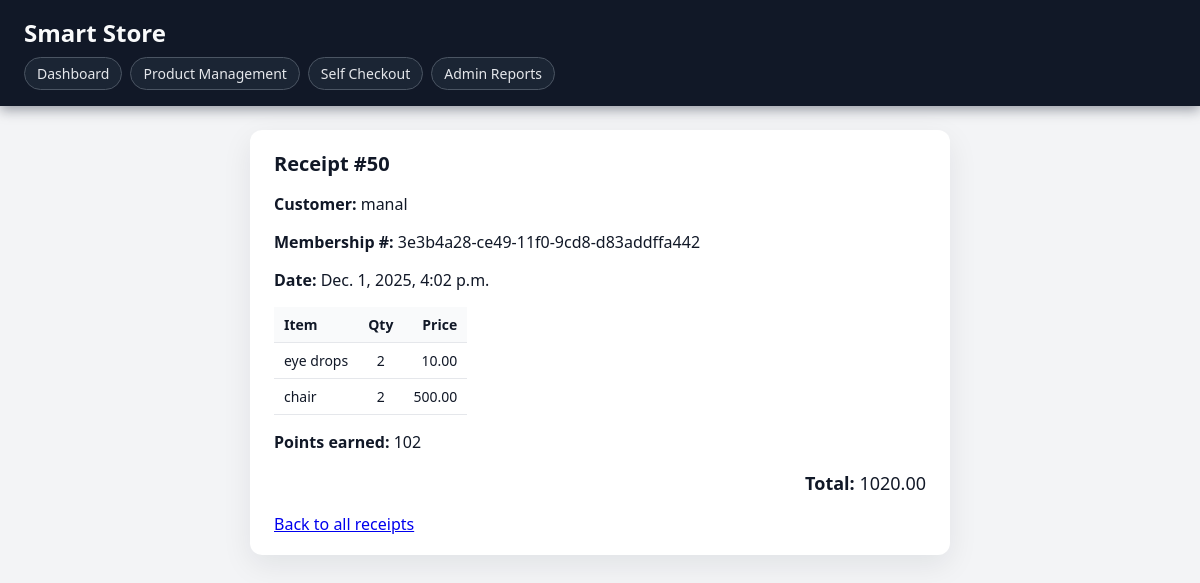
Page /receipts/50/ on the committed database.
### phase3/models.py (models this page shows, shortened)
class Receipts(models.Model):
    customer_id = models.ForeignKey(Customers, on_delete=models.CASCADE)
    time = models.DateTimeField()
    points_earned = models.IntegerField(default=0)
    total_price = models.IntegerField()

class Customers(models.Model):
    name = models.CharField(max_length=100)
    email = models.CharField(max_length=100, unique=True)
    phone_number = models.CharField(unique=True, max_length=15, blank=True, validators=[RegexValidator(regex=r'^\d{9,15}$')])
    password = models.CharField(null=False)
    membership_id = models.UUIDField(default=uuid.uuid1, editable=False)
    points = models.PositiveIntegerField(default=0, null=False)

class Receipts_Products(models.Model):
    receipt_id = models.ForeignKey(Receipts, on_delete=models.CASCADE)
    product_id = models.ForeignKey(Products, on_delete=models.CASCADE)
    product_quantity = models.IntegerField()
    class Meta:
        unique_together = ('receipt_id', 'product_id')
        db_table = 'receipts_products'

class Products(models.Model):
    name = models.CharField(max_length=255)
    category = models.CharField(max_length=100)
    price = models.FloatField()
    epc = models.CharField(max_length=50, unique=True)
    upc = models.CharField(max_length=50, unique=True)
    producer_company = models.CharField(max_length=100)
    image_url = models.CharField()
    stock_quantity = models.IntegerField(default=0)
    expiry_date = models.DateField()

### phase3/views.py (the view)
# urls.py: path('receipts/<int:receipt_id>/', views.receipt_admin_detail, name='receipt_admin_detail'),
def receipt_admin_detail(request, receipt_id):
    receipt = get_object_or_404(Receipts, id=receipt_id)
    items = Receipts_Products.objects.filter(
        receipt_id=receipt
    ).select_related("product_id")
    context = {
        "receipt": receipt,
        "items": items,
    }
    return render(request, "receipt_admin_detail.html", context)

### phase3/templates/receipt_admin_detail.html (shortened to what this page needs)
{% extends "base.html" %}
{% block content %}
<section class="card" style="max-width:700px;margin:0 auto;">
    <h2>Receipt #{{ receipt.id }}</h2>
    <p><strong>Customer:</strong> {{ receipt.customer_id.name }}</p>
    <p><strong>Membership #:</strong> {{ receipt.customer_id.membership_id }}</p>
    <p><strong>Date:</strong> {{ receipt.time }}</p>
    <table>
    <tr>
        <th>Item</th>
        <th style="text-align:center;">Qty</th>
        <th style="text-align:right;">Price</th>
    </tr>
    {% for item in items %}
    <tr>
        <td>{{ item.product_id.name }}</td>
        <td style="text-align:center;">{{ item.product_quantity }}</td>
        <td style="text-align:right;">
            {{ item.product_id.price|floatformat:2 }}
        </td>
    </tr>
    {% endfor %}
</table>
    <p><strong>Points earned:</strong> {{ receipt.points_earned }}</p>
    <p style="text-align:right; font-size:18px;">
        <strong>Total:</strong> {{ receipt.total_price|floatformat:2 }}
    </p>
    <a class="btn checkout" href="{% url 'receipts_page' %}">
        Back to all receipts
    </a>
</section>
{% endblock %}

### static/css/main.css (style rules this page uses)
*, *::before, *::after { box-sizing: border-box; }
body { margin: 0; font-family: system-ui, -apple-system, BlinkMacSystemFont, "Segoe UI", sans-serif; background: #f3f4f6; color: #111827; }
.card { background: #ffffff; border-radius: 12px; padding: 20px 24px; margin-bottom: 24px; box-shadow: 0 10px 30px rgba(15, 23, 42, 0.08); }
.card h2 { margin-top: 0; margin-bottom: 16px; font-size: 20px; color: #111827; }
table { width: 100%; border-collapse: collapse; margin-top: 12px; font-size: 14px; }
th, td { padding: 8px 10px; border-bottom: 1px solid #e5e7eb; }
th { text-align: left; background: #f9fafb; font-weight: 600; }
.card table { display: block; overflow-x: auto; }

### rows in the picture
Receipts: id "50", customer_id.name "manal", customer_id.membership_id "3e3b4a28-ce49-11f0-9cd8-d83addffa442", time "Dec. 1, 2025, 4:02 p.m.", points_earned "102", total_price "1020.00"
Receipts_Products: product_id.name "eye drops", product_quantity "2", product_id.price "10.00"
Receipts_Products: product_id.name "chair", product_quantity "2", product_id.price "500.00"
